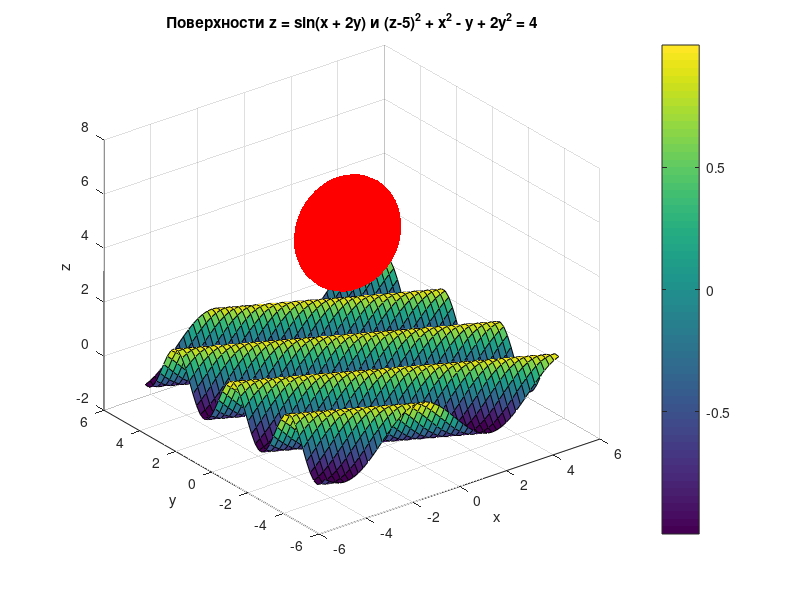

Source code (MATLAB): (Note: this script raises an error after producing the figure.)
clear all;
close all;
clc;

f1 = @(x, y) sin(x + 2*y);
f2 = @(x, y, z) (z - 5).^2 + x.^2 - y + 2*y.^2 - 4;


A = [1, 1, 2];

[x, y] = meshgrid(linspace(-5, 5, 50), linspace(-5, 5, 50));

z1 = f1(x, y);
figure;
surf(x, y, z1);
hold on;
title('Поверхность z = sin(x + 2y)');
xlabel('x'); ylabel('y'); zlabel('z');
colorbar;


[x2, y2, z2] = meshgrid(linspace(-5, 5, 30), linspace(-5, 5, 30), linspace(0, 10, 30));
fv = isosurface(x2, y2, z2, f2(x2, y2, z2), 0);
patch(fv, 'FaceColor', 'red', 'EdgeColor', 'none');
title('Поверхности z = sin(x + 2y) и (z-5)^2 + x^2 - y + 2y^2 = 4');
alpha(0.01);
view(3);
grid on;


plot3(A(1), A(2), A(3), 'ko', 'MarkerSize', 10, 'MarkerFaceColor', 'k');


[xx, yy] = meshgrid(linspace(-5, 5, 100), linspace(-5, 5, 100));
zz = f1(xx, yy);
points = [xx(:), yy(:), zz(:)];
dists = sqrt(sum((points - A).^2, 2));
[min_dist1, idx1] = min(dists);
closest_point1 = points(idx1, :);


points2 = fv.vertices;
dists2 = sqrt(sum((points2 - A).^2, 2));
[min_dist2, idx2] = min(dists2);
closest_point2 = points2(idx2, :);


plot3([A(1), closest_point1(1)], [A(2), closest_point1(2)], [A(3), closest_point1(3)], 'b-', 'LineWidth', 2);
plot3([A(1), closest_point2(1)], [A(2), closest_point2(2)], [A(3), closest_point2(3)], 'g-', 'LineWidth', 2);


D = pdist2(points, points2);
[min_dist_between, min_idx] = min(D(:));
[i, j] = ind2sub(size(D), min_idx);
closest_point_surf1 = points(i, :);
closest_point_surf2 = points2(j, :);

plot3([closest_point_surf1(1), closest_point_surf2(1)], ...
      [closest_point_surf1(2), closest_point_surf2(2)], ...
      [closest_point_surf1(3), closest_point_surf2(3)], 'm-', 'LineWidth', 2);

legend('Поверхность 1', 'Поверхность 2', 'Точка A', 'Расстояние до пов. 1', 'Расстояние до пов. 2', 'Расстояние между пов.');


fun1 = @(p) norm([p(1), p(2), f1(p(1), p(2))] - A);
options = optimset('Display', 'off');
p0 = closest_point1(1:2);
[opt_p1, opt_dist1] = fminsearch(fun1, p0, options);
opt_closest1 = [opt_p1(1), opt_p1(2), f1(opt_p1(1), opt_p1(2))];


fun2 = @(p) norm(p - A);
nonlcon = @(p) deal(f2(p(1), p(2), p(3)), []);
p0 = closest_point2;
[opt_p2, opt_dist2] = fmincon(fun2, p0, [], [], [], [], [], [], nonlcon, options);
opt_closest2 = opt_p2;


fun_between = @(p) norm([p(1), p(2), f1(p(1), p(2))] - [p(3), p(4), p(5)]);
nonlcon_between = @(p) deal(f2(p(3), p(4), p(5)), []);
p0 = [closest_point_surf1(1:2), closest_point_surf2];
lb = [-5, -5, -5, -5, 0];
ub = [5, 5, 5, 5, 10];
[opt_p_between, opt_dist_between] = fmincon(fun_between, p0, [], [], [], [], lb, ub, nonlcon_between, options);
opt_closest_between1 = [opt_p_between(1), opt_p_between(2), f1(opt_p_between(1), opt_p_between(2))];
opt_closest_between2 = [opt_p_between(3:5)];

fprintf('Метод перебора:\n');
fprintf('Кратчайшее расстояние от A до 1-й поверхности: %f\n', min_dist1);
fprintf('Кратчайшее расстояние от A до 2-й поверхности: %f\n', min_dist2);
fprintf('Кратчайшее расстояние между поверхностями: %f\n\n', min_dist_between);

fprintf('Метод оптимизации:\n');
fprintf('Уточненное расстояние от A до 1-й поверхности: %f\n', opt_dist1);
fprintf('Уточненное расстояние от A до 2-й поверхности: %f\n', opt_dist2);
fprintf('Уточненное расстояние между поверхностями: %f\n\n', opt_dist_between);


x_n1 = closest_point1(1);
y_n1 = closest_point1(2);
normal1 = [cos(x_n1 + 2*y_n1), 2*cos(x_n1 + 2*y_n1), -1];
normal1 = normal1 / norm(normal1);

% Вектор расстояния
dist_vec1 = (A - closest_point1) / norm(A - closest_point1);

% Угол между нормалью и вектором расстояния
angle1 = acosd(dot(normal1, dist_vec1));

% Для второй поверхности в точке closest_point2
% Нормаль к (z-5)^2 + x^2 - y + 2y^2 = 4
% Градиент: [2x, -1 + 4y, 2(z-5)]
x_n2 = closest_point2(1);
y_n2 = closest_point2(2);
z_n2 = closest_point2(3);
normal2 = [2*x_n2, -1 + 4*y_n2, 2*(z_n2 - 5)];
normal2 = normal2 / norm(normal2);

% Вектор расстояния
dist_vec2 = (A - closest_point2) / norm(A - closest_point2);

% Угол между нормалью и вектором расстояния
angle2 = acosd(dot(normal2, dist_vec2));

% Для расстояния между поверхностями
% Нормаль к первой поверхности в точке closest_point_surf1
x_ns1 = closest_point_surf1(1);
y_ns1 = closest_point_surf1(2);
normal_s1 = [cos(x_ns1 + 2*y_ns1), 2*cos(x_ns1 + 2*y_ns1), -1];
normal_s1 = normal_s1 / norm(normal_s1);

% Нормаль ко второй поверхности в точке closest_point_surf2
x_ns2 = closest_point_surf2(1);
y_ns2 = closest_point_surf2(2);
z_ns2 = closest_point_surf2(3);
normal_s2 = [2*x_ns2, -1 + 4*y_ns2, 2*(z_ns2 - 5)];
normal_s2 = normal_s2 / norm(normal_s2);

% Вектор расстояния между поверхностями
dist_vec_between = (closest_point_surf2 - closest_point_surf1) / norm(closest_point_surf2 - closest_point_surf1);

% Углы
angle_between1 = acosd(dot(normal_s1, dist_vec_between));
angle_between2 = acosd(dot(normal_s2, -dist_vec_between));

% Вывод углов
fprintf('Углы между отрезками и нормалями:\n');
fprintf('Для расстояния от A до 1-й поверхности: %f градусов\n', angle1);
fprintf('Для расстояния от A до 2-й поверхности: %f градусов\n', angle2);
fprintf('Для расстояния между поверхностями:\n');
fprintf('  Угол с нормалью 1-й поверхности: %f градусов\n', angle_between1);
fprintf('  Угол с нормалью 2-й поверхности: %f градусов\n', angle_between2);
